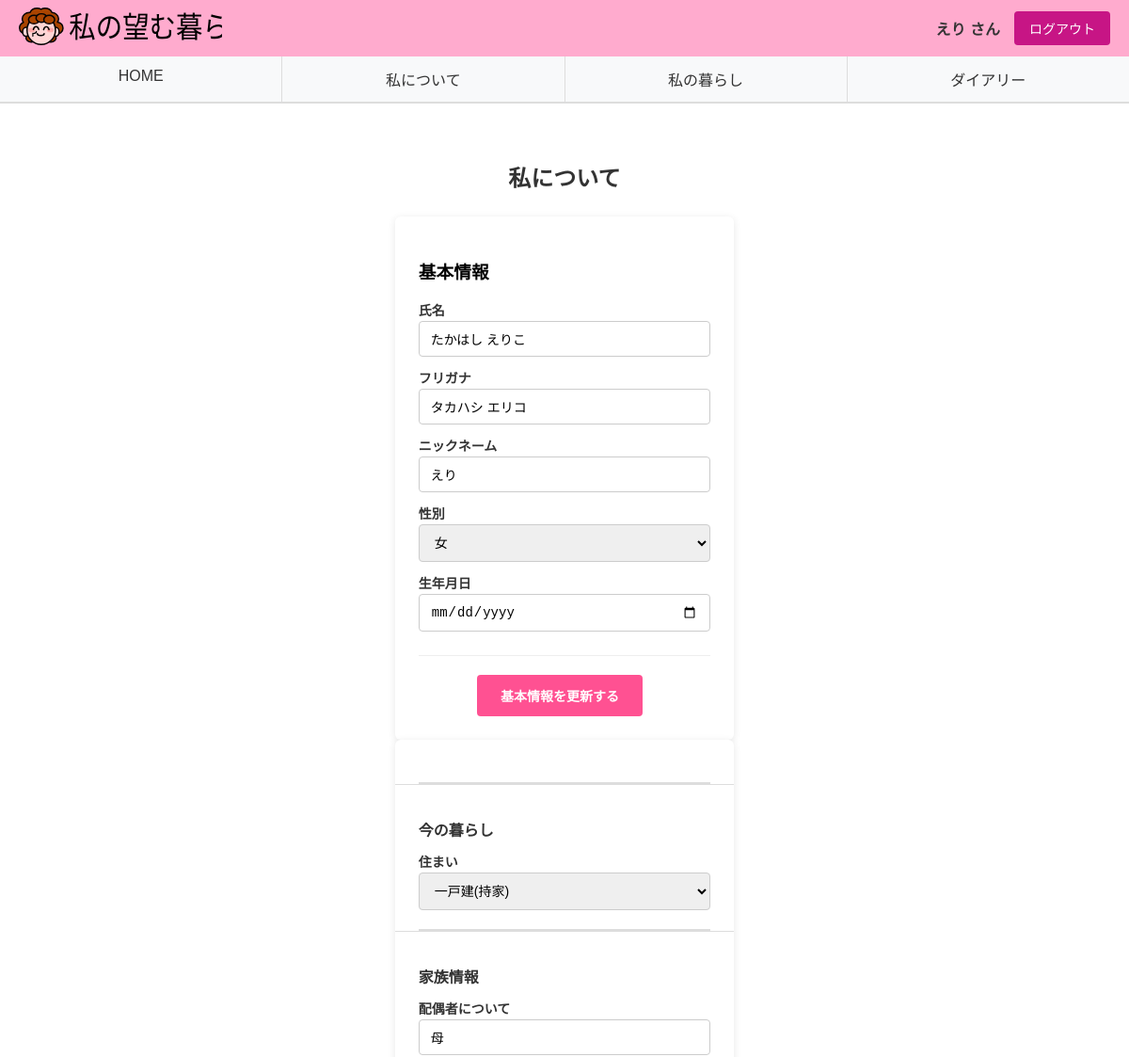
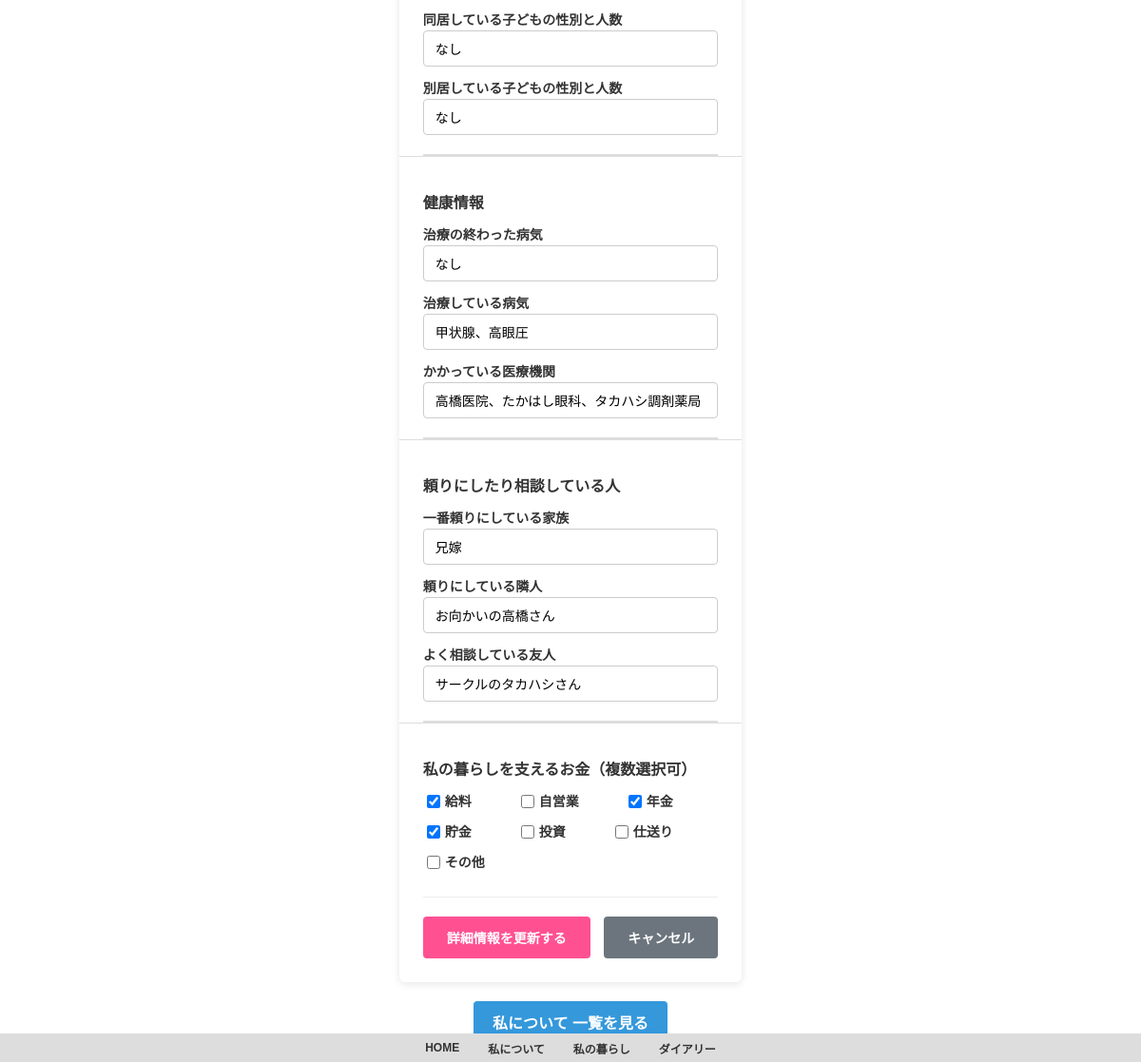
Screenshot of /profile (signed in) with the database file from the repository (2 pictures, top to bottom).
### tables this page shows
CREATE TABLE users (
                id INTEGER PRIMARY KEY AUTOINCREMENT,
                user_id VARCHAR(50) UNIQUE NOT NULL,
                email VARCHAR(100) UNIQUE NOT NULL,
                password VARCHAR(255) NOT NULL,
                user_type VARCHAR(20) DEFAULT 'self' CHECK(user_type IN ('self', 'family')),
                name VARCHAR(100),
                furigana VARCHAR(100),
                nickname VARCHAR(50),
                gender VARCHAR(10) CHECK(gender IN ('男', '女', 'その他')),
                birth_date DATE,
                family_id1 INTEGER,
                family_id2 INTEGER,
                family_id3 INTEGER,
                created_at TIMESTAMP DEFAULT CURRENT_TIMESTAMP,
                updated_at TIMESTAMP DEFAULT CURRENT_TIMESTAMP
            );

CREATE TABLE profiles (
                id INTEGER PRIMARY KEY AUTOINCREMENT,
                user_id VARCHAR(50) NOT NULL,
                home VARCHAR(100),
                spouse TEXT,
                children_living TEXT,
                children_separate TEXT,
                treated_illness TEXT,
                under_treatment TEXT,
                medical_facilities TEXT,
                most_relied_family TEXT,
                trusted_neighbor TEXT,
                consulted_friend TEXT,
                money_sources TEXT,
                created_at TIMESTAMP DEFAULT CURRENT_TIMESTAMP,
                updated_at TIMESTAMP DEFAULT CURRENT_TIMESTAMP,
                FOREIGN KEY (user_id) REFERENCES users (user_id)
            );

### app.py (the view)
@app.route("/profile")
@login_required
def profile():
    user_data = db.get_user_by_id(session["user_id"])
    profile_data = db.get_profile_by_user_id(session["user_id"])
    return render_template("profile.html", user=user_data, profile=profile_data)

### templates/profile.html (shortened to what this page needs)
{% extends "base.html" %}
{% block nickname %}{{ session.get('nickname', 'ゲスト') }}{% endblock %}
{% block content %}
<div class="user-registration">
    <h2>私について</h2>
    <form method="POST" action="{{ url_for('update_user') }}" class="registration-form">
        <h3>基本情報</h3>
        <div class="form-group">
            <label for="name">氏名</label>
            <input type="text" id="name" name="name" value="{{ user[5] if user and user[5] else '' }}" placeholder="氏名を入力">
        </div>
        <div class="form-group">
            <label for="furigana">フリガナ</label>
            <input type="text" id="furigana" name="furigana" value="{{ user[6] if user and user[6] else '' }}" placeholder="フリガナを入力">
        </div>
        <div class="form-group">
            <label for="nickname">ニックネーム</label>
            <input type="text" id="nickname" name="nickname" value="{{ user[7] if user and user[7] else '' }}" placeholder="表示名を入力">
        </div>
        <div class="form-group">
            <label for="gender">性別</label>
            <select id="gender" name="gender">
                <option value="女" {% if user and user[8]=='女' %}selected{% endif %}>女</option>
            </select>
        </div>
        <div class="form-group">
            <label for="birth_date">生年月日</label>
            <input type="date" id="birth_date" name="birth_date" value="{{ user[9] if user and user[9] else '' }}">
        </div>
        <div class="form-actions">
            <button type="submit" class="submit-btn">基本情報を更新する</button>
        </div>
    </form>
    <form method="POST" action="{{ url_for('update_profile') }}" class="registration-form">
        <div class="family-section">
            <h3>今の暮らし</h3>
            <div class="form-group">
                <label for="home">住まい</label>
                <select id="home" name="home">
                    <option value="一戸建(持家)" {% if profile and profile[2]=='一戸建(持家)' %}selected{% endif %}>一戸建(持家)</option>
                </select>
            </div>
        </div>
        <div class="family-section">
            <h3>家族情報</h3>
            <div class="form-group">
                <label for="spouse">配偶者について</label>
                <input type="text" id="spouse" name="spouse" value="{{ profile[3] if profile and profile[3] else '' }}" placeholder="夫、妻、未婚。離婚、死別はそのように記入">
            </div>
            <div class="form-group">
                <label for="children_living">同居している子どもの性別と人数</label>
                <input type="text" id="children_living" name="children_living" value="{{ profile[4] if profile and profile[4] else '' }}" placeholder="同居 男1人、女2人">
            </div>
            <div class="form-group">
                <label for="children_separate">別居している子どもの性別と人数</label>
                <input type="text" id="children_separate" name="children_separate" value="{{ profile[5] if profile and profile[5] else '' }}" placeholder="別居 男2人、女1人">
            </div>
        </div>
        <div class="family-section">
            <h3>健康情報</h3>
            <div class="form-group">
                <label for="Treated-illness">治療の終わった病気</label>
                <input type="text" id="Treated-illness" name="Treated-illness" value="{{ profile[6] if profile and profile[6] else '' }}" placeholder="治療の終わった病気">
            </div>
            <div class="form-group">
                <label for="under-treatment">治療している病気</label>
                <input type="text" id="under-treatment" name="under-treatment" value="{{ profile[7] if profile and profile[7] else '' }}" placeholder="治療している病気">
            </div>
            <div class="form-group">
                <label for="receiving-treatment">かかっている医療機関</label>
                <input type="text" id="receiving-treatment" name="receiving-treatment" value="{{ profile[8] if profile and profile[8] else '' }}" placeholder="例: ◯◯病院、◯◯医院、◯◯調剤薬局">
            </div>
        </div>
        <div class="family-section">
            <h3>頼りにしたり相談している人</h3>
                <div class="form-group">
                    <label for="most-relied-upon-family">一番頼りにしている家族</label>
                    <input type="text" id="most-relied-upon-family" name="most-relied-upon-family" value="{{ profile[9] if profile and profile[9] else '' }}" placeholder="例: 山田 太郎(長男)">
                </div>
                <div class="form-group">
                    <label for="trusted-neighbor">頼りにしている隣人</label>
                    <input type="text" id="trusted-neighbor" name="trusted-neighbor" value="{{ profile[10] if profile and profile[10] else '' }}" placeholder="例: 鈴木 花子">
                </div>
                <div class="form-group">
                    <label for="consulted-friend">よく相談している友人</label>
                    <input type="text" id="consulted-friend" name="consulted-friend" value="{{ profile[11] if profile and profile[11] else '' }}" placeholder="例: 佐藤 次郎(サークルの友人)">
                </div>
            </div>
            <div class="family-section">
                <h3>私の暮らしを支えるお金（複数選択可）</h3>
                <div class="form-group">
                    <div class="checkbox-grid">
                        <div class="checkbox-row">
                            <div class="checkbox-item">
                                <input type="checkbox" id="salary" name="money" value="給料" {% if profile and profile[12] and '給料' in profile[12] %}checked{% endif %}>
                                <label for="salary">給料</label>
                            </div>
                            <div class="checkbox-item">
                                <input type="checkbox" id="self-employed" name="money" value="自営業" {% if profile and profile[12] and '自営業' in profile[12] %}checked{% endif %}>
                                <label for="self-employed">自営業</label>
                            </div>
                            <div class="checkbox-item">
                                <input type="checkbox" id="pension" name="money" value="年金" {% if profile and profile[12] and '年金' in profile[12] %}checked{% endif %}>
                                <label for="pension">年金</label>
                            </div>
                        </div>
                        <div class="checkbox-row">
                            <div class="checkbox-item">
                                <input type="checkbox" id="savings" name="money" value="貯金" {% if profile and profile[12] and '貯金' in profile[12] %}checked{% endif %}>
                                <label for="savings">貯金</label>
                            </div>
                            <div class="checkbox-item">
                                <input type="checkbox" id="investment" name="money" value="投資" {% if profile and profile[12] and '投資' in profile[12] %}checked{% endif %}>
                                <label for="investment">投資</label>
                            </div>
                            <div class="checkbox-item">
                                <input type="checkbox" id="remittance" name="money" value="仕送り" {% if profile and profile[12] and '仕送り' in profile[12] %}checked{% endif %}>
                                <label for="remittance">仕送り</label>
                            </div>
                        </div>
                        <div class="checkbox-row">
                            <div class="checkbox-item">
                                <input type="checkbox" id="other" name="money" value="その他" {% if profile and profile[12] and 'その他' in profile[12] %}checked{% endif %}>
                                <label for="other">その他</label>
                            </div>
                        </div>
                    </div>
                </div>
            </div>
            <div class="form-actions">
                <button type="submit" class="submit-btn">詳細情報を更新する</button>
                <button type="button" class="cancel-btn" onclick="window.location.href='{{ url_for('dashboard') }}'">キャンセル</button>
            </div>
    </form>
</div>
<div class="profile-actions">
    <a href="{{ url_for('profile_table') }}" class="info-link">私について 一覧を見る</a>
</div>
{% endblock %}

### templates/base.html (shortened to what this page needs)
<!DOCTYPE html>
<html lang="ja">
<head>
    <link rel="stylesheet" href="{{ url_for('static', filename='style.css') }}">
</head>
<body>
    <header class="main-header">
        <div class="header-content">
            <div class="header-left">
                <img src="{{ url_for('static', filename='images/logomark2.svg') }}" alt="logomark" class="header-logo">
            </div>
            <div class="header-right">
                <div class="user-info">
                    <a href="{{ url_for('user') }}" class="user-link">
                        <span class="nickname">{% block nickname %}ゲスト{% endblock %} さん</span>
                    </a>
                    <a href="{{ url_for('logout') }}" class="logout-btn" style="text-decoration: none;">ログアウト</a>
                </div>
            </div>
        </div>
        <nav class="nav-tabs">
            <a href="{{ url_for('dashboard') }}" class="nav-tab">HOME</a>
            <a href="{{ url_for('profile') }}" class="nav-tab">私について</a>
            <a href="{{ url_for('iwlm') }}" class="nav-tab">私の暮らし</a>
            <a href="{{ url_for('diary_calendar') }}" class="nav-tab">ダイアリー</a>
        </nav>
    </header>
    <main class="main-content">
        {% block content %}{% endblock %}
    </main>
    <footer class="main-footer">
        <div class="footer-content">
            <div class="footer-section">
                <a href="{{ url_for('dashboard') }}" class="footer-main-link">HOME</a>
            </div>
            <div class="footer-section">
                <a href="{{ url_for('profile') }}" class="footer-main-link">私について</a>
            </div>
            <div class="footer-section">
                <a href="{{ url_for('iwlm') }}" class="footer-main-link">私の暮らし</a>
            </div>
            <div class="footer-section">
                <a href="{{ url_for('diary_calendar') }}" class="footer-main-link">ダイアリー</a>
            </div>
        </div>
    </footer>
</body>
</html>

### rows the page displays
users: name "たかはし えりこ", furigana "タカハシ エリコ", nickname "えり", gender "女"
profiles: home "一戸建(持家)", spouse "母", children_living "なし", children_separate "なし", Treated-illness "なし", under-treatment "甲状腺、高眼圧", receiving-treatment "高橋医院、たかはし眼科、タカハシ調剤薬局", most-relied-upon-family "兄嫁", trusted-neighbor "お向かいの高橋さん", consulted-friend "サークルのタカハシさん", money_sources "☑"

### other values shown
{{ session.get('nickname', 'ゲスト') }} "えり"
